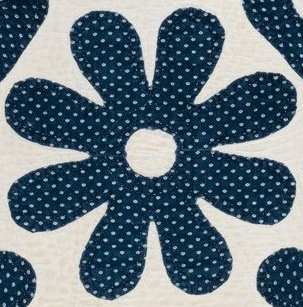
#> input picture data/crops/eight_petal_rosette/13876_primary_occ_01.jpg, 303 x 307 px
$ python shape_features.py ../../../data/crops/eight_petal_rosette/13876_primary_occ_01.jpg
#> lines starting #> are read from the running program, lines starting #| are printed output that depends on the picture; after the words box and inside, x2 and y2 are one past the last pixel; in counts of white or black regions, pixels touching at a corner belong together
### src/symbolic_detective/pipeline/preprocess.py
"""
Preprocessing routines
Provides dual-stream normalization:
1. OpenCV Stream: CLAHE-enhanced grayscale with boundary safety padding.
2. DINOv2 Stream: Aspect-ratio-preserving square padding resized to 224x224 RGB.
"""
from pathlib import Path
from typing import Tuple, Optional, Union
import cv2
import numpy as np


def pad_to_square(
        image: np.ndarray,
        fill_color: Tuple[int, ...] = (0, 0, 0),
        margin_ratio: float = 0.05
) -> np.ndarray:
    """
    Pads an image to a square aspect ratio while preserving original geometry,
    adding an optional safety margin around the border.
    """
    h, w = image.shape[:2]
    max_dim = max(h, w)

    # Add small margin so edge contours aren't fused to image borders
    margin = int(max_dim * margin_ratio)
    target_dim = max_dim + (2 * margin)

    pad_top = (target_dim - h) // 2
    pad_bottom = target_dim - h - pad_top
    pad_left = (target_dim - w) // 2
    pad_right = target_dim - w - pad_left

    if len(image.shape) == 3:
        border_val = fill_color
    else:
        border_val = fill_color[0] if isinstance(fill_color, tuple) else fill_color

    padded = cv2.copyMakeBorder(
        image,
        pad_top,
        pad_bottom,
        pad_left,
        pad_right,
        cv2.BORDER_CONSTANT,
        value=border_val
    )
    return padded


def estimate_border_value(image: np.ndarray) -> int:
    """Estimate a neutral padding value from the image boundary."""
    border = np.concatenate([
        image[0, :],
        image[-1, :],
        image[:, 0],
        image[:, -1],
    ])
    return int(np.median(border))


def preprocess_for_opencv(
    image_input: Union[Path, str, np.ndarray],
    clip_limit: float = 2.0,
    tile_grid_size: Tuple[int, int] = (8, 8),
) -> Optional[np.ndarray]:
    """
    Preprocess a motif crop for geometric contour and moment analysis:
    - Read as grayscale.
    - Apply CLAHE to enhance low-contrast engravings and incisions.
    - Add neutral boundary padding so motif contours do not touch the image border.
    """
#> called with clip_limit = 2, tile_grid_size = (8, 8)
    if isinstance(image_input, np.ndarray):
        # Albumentations passes an RGB array. Convert it to Grayscale.
        img = image_input.copy()
        if len(img.shape) == 3 and img.shape[2] == 3:
            img = cv2.cvtColor(img, cv2.COLOR_RGB2GRAY)
    else:
        img = cv2.imread(str(image_input), cv2.IMREAD_GRAYSCALE)
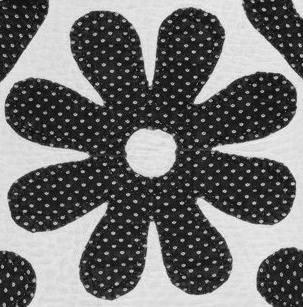
#> img: shape (307, 303); min 6, max 248, mean 110.4

    if img is None:
        return None

    # Step 1: Enhance only genuine image pixels.
    clahe = cv2.createCLAHE(
        clipLimit=clip_limit,
        tileGridSize=tile_grid_size,
    )
    enhanced = clahe.apply(img)
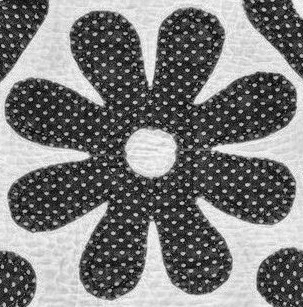
#> enhanced: shape (307, 303); min 3, max 253, mean 122.4

    # Step 2: Add a neutral boundary buffer after enhancement.
    border_value = estimate_border_value(enhanced)
#> in estimate_border_value, `border = np.concatenate([ image[0, :], image[-1, :], image[:, 0], imag..`: border = 1220 values, max 250 at index 297, min 5 at index 971, mean 170.7
#> border_value = 216

    padded = pad_to_square(
        enhanced,
        fill_color=(border_value,),
        margin_ratio=0.08,
    )
#> in pad_to_square, `padded = cv2.copyMakeBorder( image, pad_top, pad_bottom, pad_left, pad..`:
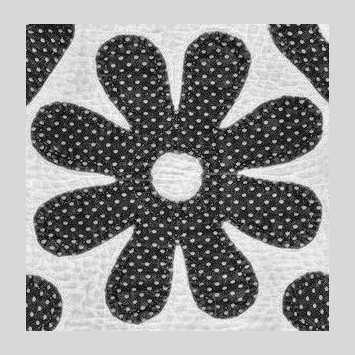
#> padded: shape (355, 355); min 3, max 253, mean 146.9

    return padded


# [32 lines left out: function preprocess_for_dinov2, not called in this run]


# [13 lines that do not run on import are left out]

### src/symbolic_detective/pipeline/shape_features.py
"""
OpenCV Geometric Feature Extraction

Extracts interpretable geometric descriptors from manually cropped
cultural-heritage motifs.

v0.1 Baseline Features (Always Active):
1. Log-transformed Hu moments from the complete edge mask.
2. Edge density.
3. Radial edge distribution.
4. Rotation-invariant angular symmetry spectrum.

v0.2 Ablation Modules (Toggled via Config):
Extracts the outermost contour and unwraps it into a 1D boundary signal
(radius vs. angle) to evaluate specific explicit structural properties:
- Harmonics: Fractional power of target k-fold symmetries (e.g., 5, 6, 8).
- Peaks: Count and average prominence of radial points/petals.
- Pointedness: Geometric sharpness measured via peak widths.
- Radius: Proportion of inner valley radius to outer peak radius.
- Central Structure: Internal feature density (e.g., central disk vs. empty core).

Feature standardization is performed later in hybrid_search.py using
statistics fitted only on the indexed corpus.
"""
from pathlib import Path
from typing import Any, Dict, Optional, List

import cv2
import numpy as np
from scipy.signal import find_peaks, peak_widths
from scipy.ndimage import gaussian_filter1d

FEATURE_SET = {
    "harmonics": False,
    "peaks": False,
    "pointedness": False,
    "radius": False,
    "central_structure": False
}


def save_edge_debug_image(preprocessed_img: np.ndarray, edge_mask: np.ndarray, output_path: Path) -> None:
    """
    Save a three-panel debug image:

    1. CLAHE-enhanced grayscale crop
    2. Extracted Canny edge mask
    3. Edge overlay on the crop
    """
    grayscale_bgr = cv2.cvtColor(preprocessed_img, cv2.COLOR_GRAY2BGR)
    edges_bgr = cv2.cvtColor(edge_mask, cv2.COLOR_GRAY2BGR)
    overlay = grayscale_bgr.copy()
    overlay[edge_mask > 0] = (0, 0, 255)
    canvas = np.hstack([grayscale_bgr, edges_bgr, overlay])
    output_path.parent.mkdir(parents=True, exist_ok=True)
    cv2.imwrite(str(output_path), canvas)


def extract_edge_mask(
    preprocessed_img: np.ndarray,
    blur_kernel: int = 5,
    canny_sigma: float = 0.33,
    border_margin_ratio: float = 0.03,
) -> np.ndarray:
    """
    Extract geometric edge structure from the complete motif crop.

    Uses:
    - Gaussian smoothing to suppress fine surface texture.
    - Automatic Canny thresholds based on median image intensity.
    - Border suppression to remove crop/padding artifacts.
    """
    if blur_kernel % 2 == 0:
        blur_kernel += 1

    blurred = cv2.GaussianBlur(preprocessed_img, (blur_kernel, blur_kernel), 0)
    median_intensity = float(np.median(blurred))
    lower = int(max(0,(1.0 - canny_sigma)* median_intensity,))
    upper = int(min(255, (1.0 + canny_sigma) * median_intensity,))
    edges = cv2.Canny(blurred, lower, upper)

    # Remove any artificial boundary introduced by crop/padding.
    h, w = edges.shape[:2]
    margin = max(2, int(border_margin_ratio * min(h, w)))
    edges[:margin, :] = 0
    edges[-margin:, :] = 0
    edges[:, :margin] = 0
    edges[:, -margin:] = 0

    return edges


def compute_log_hu(binary_mask: np.ndarray) -> np.ndarray:
    """
    Compute sign-preserving log-transformed Hu moments.

    Hu moments provide translation-, scale-, and rotation-invariant
    global geometric descriptors.
    """
    moments = cv2.moments(binary_mask, binaryImage=True)
    hu = cv2.HuMoments(moments).flatten()
    log_hu = np.zeros(7, dtype=np.float32)

    for i, value in enumerate(hu):
        if value != 0:
            log_hu[i] = (-np.sign(value) * np.log10(abs(value)))

    return log_hu


def compute_radial_histogram(edge_mask: np.ndarray, bins: int = 6) -> np.ndarray:
    """
    Describe how edge pixels are distributed from the crop center.

    Radius is normalized, making the descriptor largely independent
    of absolute crop size.
    """
    ys, xs = np.nonzero(edge_mask)

    if len(xs) == 0:
        return np.zeros(bins, dtype=np.float32)

    h, w = edge_mask.shape[:2]
    cx = (w - 1) / 2.0
    cy = (h - 1) / 2.0

    dx = xs.astype(np.float32) - cx
    dy = ys.astype(np.float32) - cy

    radii = np.sqrt(dx ** 2 + dy ** 2)
    max_radius = np.sqrt(cx ** 2 + cy ** 2)

    if max_radius > 0:
        radii = radii / max_radius

    histogram, _ = np.histogram(radii, bins=bins, range=(0.0, 1.0))
    histogram = histogram.astype(np.float32)
    total = histogram.sum()

    if total > 0:
        histogram /= total

    return histogram


def compute_angular_spectrum(edge_mask: np.ndarray, angular_bins: int = 36, harmonics: int = 12) -> np.ndarray:
    """
    Compute a rotation-invariant angular symmetry descriptor.

    Edge pixels are represented by their angle around the crop center.

    The angular histogram itself changes when the motif rotates, but
    the magnitude of its Fourier transform does not. This makes the
    resulting spectrum useful for comparing rotated radial motifs.

    For example, an eight-rayed motif may produce strong periodic
    structure around harmonic 8.
    """
    ys, xs = np.nonzero(edge_mask)

    if len(xs) == 0:
        return np.zeros(harmonics, dtype=np.float32)

    h, w = edge_mask.shape[:2]

    cx = (w - 1) / 2.0
    cy = (h - 1) / 2.0

    dx = xs.astype(np.float32) - cx
    dy = ys.astype(np.float32) - cy

    angles = np.arctan2(dy, dx)

    # Convert [-pi, pi] -> [0, 2pi].
    angles = (angles + 2.0 * np.pi) % (2.0 * np.pi)
    angular_hist, _ = np.histogram(angles, bins=angular_bins, range=(0.0, 2.0 * np.pi))
    angular_hist = angular_hist.astype(np.float32)
    total = angular_hist.sum()

    if total > 0:
        angular_hist /= total

    spectrum = np.abs(np.fft.rfft(angular_hist))
    # Ignore the DC component at index 0.
    available = spectrum[1:]
    result = np.zeros(harmonics, dtype=np.float32)
    count = min(harmonics, len(available))
    result[:count] = available[:count]

    return result


def compute_base_features(edge_mask: np.ndarray) -> List[float]:
    """
    Extract an interpretable geometric feature vector.
    Feature vector:
        7  log-transformed Hu moments
        1  edge density
        6  radial histogram bins
        12 angular Fourier magnitudes
    Total: 26 dimensions. The vector is returned raw.
    Standardization must later be fitted only on the indexed corpus inside the retrieval/search pipeline.
    """
    edge_count = int(cv2.countNonZero(edge_mask))
    if edge_count == 0:
        return [0.0] * 26  # 7 hu + 1 density + 6 radial + 12 angular

    log_hu = compute_log_hu(edge_mask)
    edge_density = (edge_count / float(edge_mask.size))
    radial_histogram = compute_radial_histogram(edge_mask, bins=6)
    angular_spectrum = compute_angular_spectrum(edge_mask, angular_bins=36, harmonics=12)

    base_vector = np.concatenate(
        [log_hu, np.array([edge_density], dtype=np.float32), radial_histogram, angular_spectrum]
    ).tolist()

    return base_vector


def compute_harmonic_features(contour_angles: np.ndarray, contour_radii: np.ndarray) -> List[float]:
    """
    Computes the fractional power of 5-fold, 6-fold, and 8-fold radial symmetries
    by interpolating the boundary signal onto a uniform angular grid before FFT.
    Uses the power spectrum (squared magnitude) to measure harmonic strength.
    """
    if len(contour_radii) < 10:
        return [0.0, 0.0, 0.0]

    # Ensure angles are in the [0, 2*pi) range
    contour_angles = np.mod(contour_angles, 2 * np.pi)

    # Sort radial distances by their angle
    sorted_indices = np.argsort(contour_angles)
    angles_sorted = contour_angles[sorted_indices]
    radii_sorted = contour_radii[sorted_indices]

    # Get unique angles and find the maximum radius for any duplicate angles
    # This ensures we capture the outermost boundary of the motif (peaks)
    angles_unique, inverse_indices = np.unique(angles_sorted, return_inverse=True)
    radii_max = np.zeros_like(angles_unique, dtype=np.float32)
    np.maximum.at(radii_max, inverse_indices, radii_sorted)

    if len(angles_unique) < 10:
        return [0.0, 0.0, 0.0]

    # Periodic signal padding (wrap-around) for correct interpolation at the 0/2pi seam
    angles_padded = np.concatenate([angles_unique - 2 * np.pi, angles_unique, angles_unique + 2 * np.pi])
    radii_padded = np.concatenate([radii_max, radii_max, radii_max])

    # Create a uniform angular grid of 360 points
    uniform_angles = np.linspace(0, 2 * np.pi, 360, endpoint=False)

    # Interpolate the radial signal onto the uniform grid
    uniform_radii = np.interp(uniform_angles, angles_padded, radii_padded)

    # Detrending (remove mean) to isolate variations from the base circle
    signal = uniform_radii - np.mean(uniform_radii)

    # Compute the power spectrum (squared magnitude of the Real FFT)
    spectrum = np.abs(np.fft.rfft(signal)) ** 2

    if len(spectrum) <= 8:
        spectrum = np.pad(spectrum, (0, 9 - len(spectrum)), 'constant')

    # Normalize by total power (excluding the DC component at index 0)
    total_power = np.sum(spectrum[1:])
    if total_power > 0:
        spectrum = spectrum / total_power

    # Return the fraction of non-DC radial boundary power explained by target periodicities
    return [
        float(spectrum[5]),  # Power of 5-fold symmetry
        float(spectrum[6]),  # Power of 6-fold symmetry
        float(spectrum[8])   # Power of 8-fold symmetry
    ]


# [229 lines left out: functions compute_radial_peak_features, compute_radial_peak_width_features, compute_radius_features, compute_central_structure_features, not called in this run]


def compute_shape_features(preprocessed_img: np.ndarray, config: Optional[Dict[str, bool]] = None,
                           debug_path: Optional[Path] = None) -> Optional[Dict[str, Any]]:
    """
    Main orchestration function for geometric feature ablation.
    """
    if config is None:
        config = FEATURE_SET

    edge_mask = extract_edge_mask(preprocessed_img)
#> in extract_edge_mask, `blurred = cv2.GaussianBlur(preprocessed_img, (blur_kernel, blur_kernel..`:
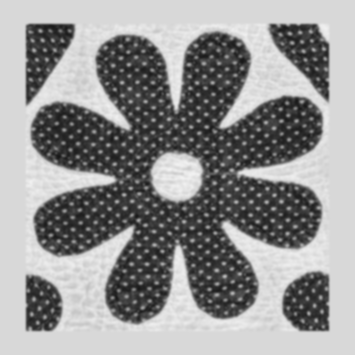
#> blurred: shape (355, 355); min 23, max 242, mean 146.9
#> in extract_edge_mask, `median_intensity = float(np.median(blurred))`: median_intensity = 197
#> in extract_edge_mask, `lower = int(max(0,(1.0 - canny_sigma)* median_intensity,))`: lower = 131
#> in extract_edge_mask, `upper = int(min(255, (1.0 + canny_sigma) * median_intensity,))`: upper = 255
#> in extract_edge_mask, `edges = cv2.Canny(blurred, lower, upper)`:
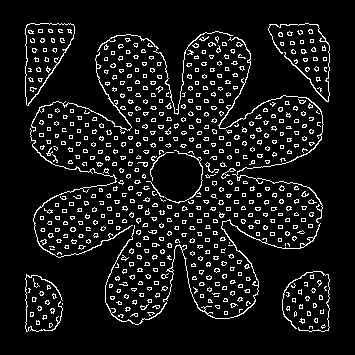
#> edges: shape (355, 355); 8.9% white in thin lines or dots, all inside (x1, y1, x2, y2) = (25, 23, 330, 332)
#> (the rest of the program and of its run is left out)
